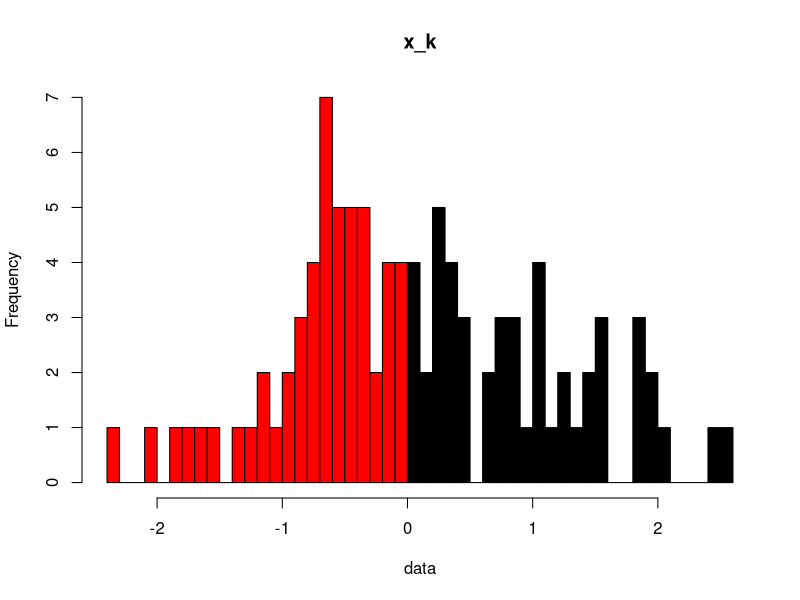
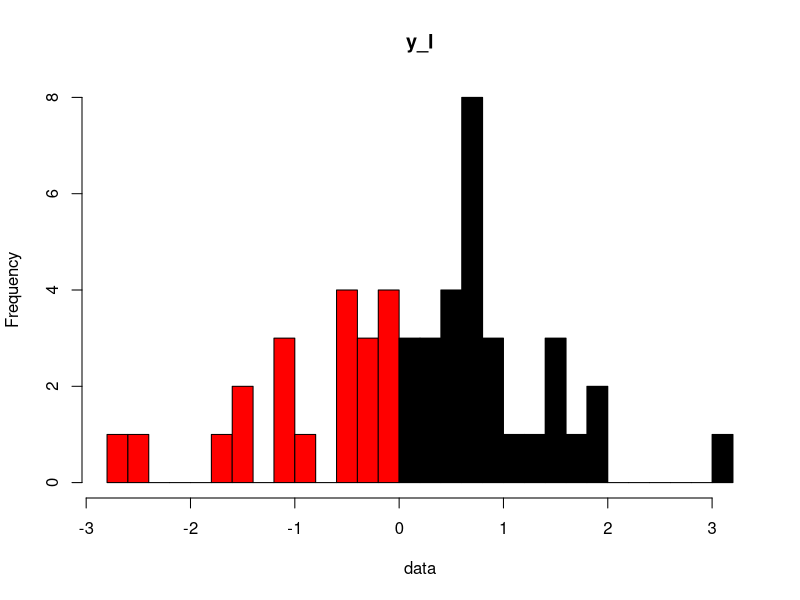

Write the R code that produced these figures, in order.
## ---- chunk 1
id = 21
k = c(1:100)
l = c(1:50)

# func to generate a_k for x_k
gen <- function(k){
  return((k*log(k^2*id+pi))%%1)
}
## ---- chunk 2
#generating data
a_k = sapply(k, gen)
a_l = sapply(l+100, gen)
x_k = qnorm(a_k)
y_l = qnorm(a_l)

#plotting data
my_plot <- function(data, title, breaks_num){
  h <- hist(data, breaks=breaks_num, plot=FALSE)
  cuts <- cut(h$breaks, c(-Inf,-.005,Inf))
  plot(h, col=c("red", "black")[cuts], main=title)
}

my_plot(x_k, "x_k", 50)
my_plot(y_l, "y_l", 25)
## ---- chunk 3

